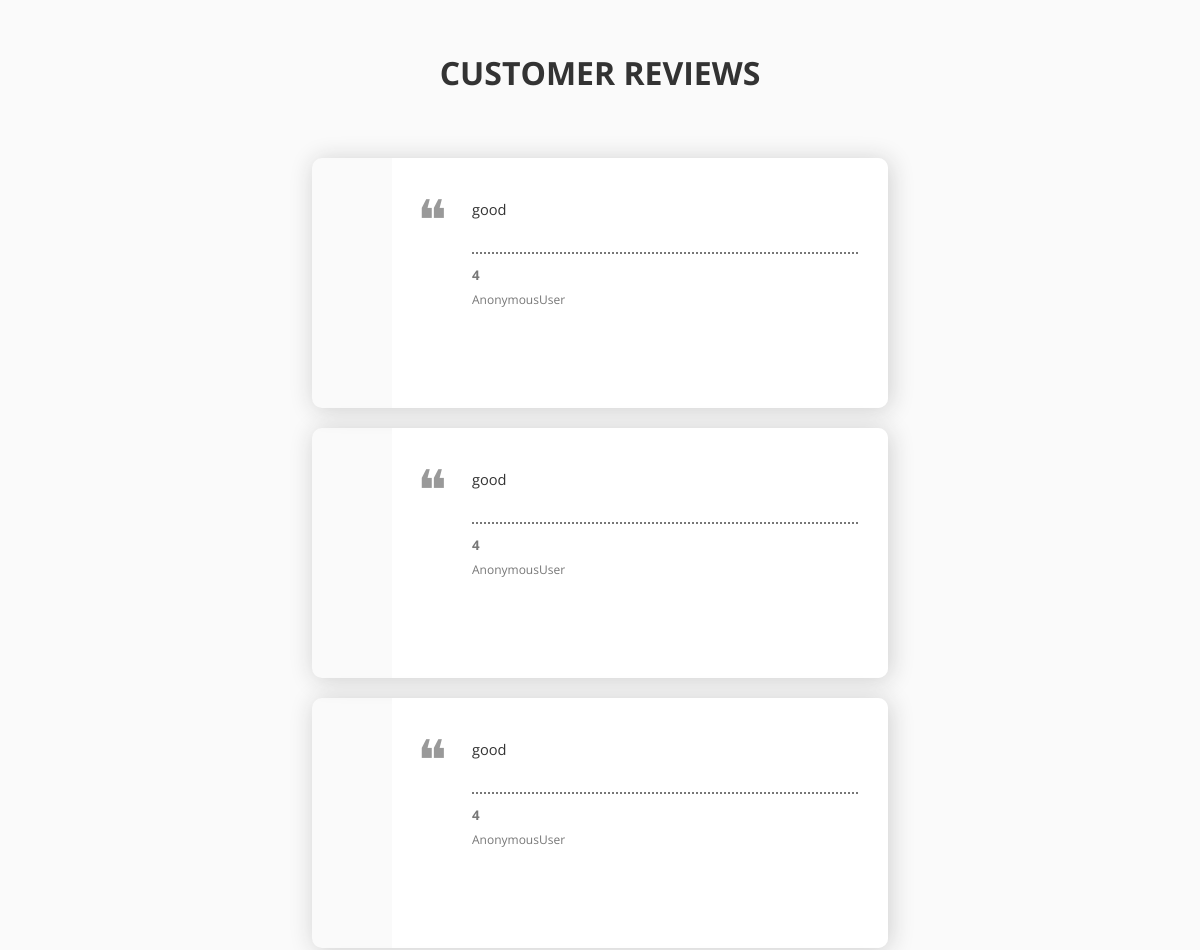
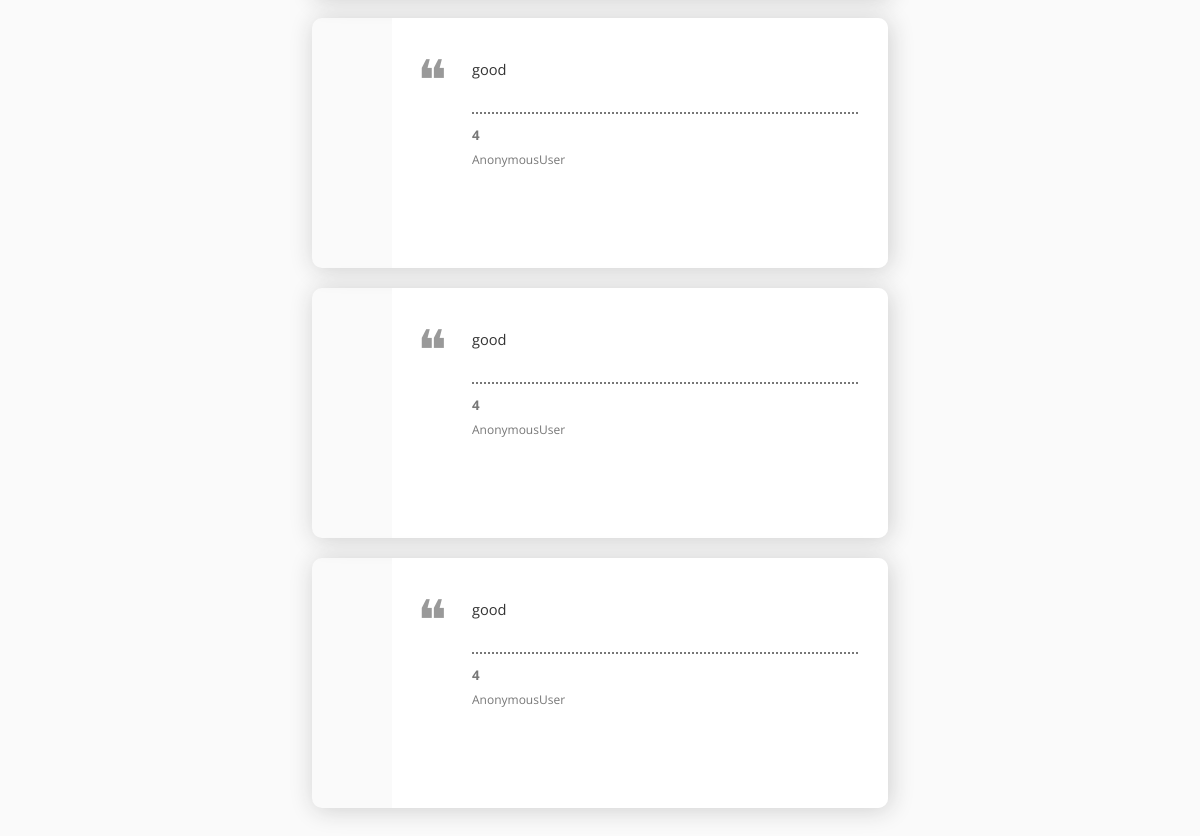
The app's page /viewreview/ with its own data (2 pictures, top to bottom).
### store/models.py (models this page shows, shortened)
class ProductReview(models.Model):
    user = models.ForeignKey(User, on_delete=models.CASCADE, null=True)
    product = models.ForeignKey(Product, on_delete=models.CASCADE, null=True)
    review_text = models.TextField()
    review_rating = models.IntegerField(choices=RATING, null=True)
    class Meta:
        verbose_name_plural = 'Reviews'

### store/views.py (the view)
# urls.py: path('viewreview/',views.staffviewreview,name='staffviewreview'),
def staffviewreview(request):
    rev=ProductReview.objects.all()
    return render(request, 'staff/viewreview.html',{'rev':rev})

### store/context_preprocessors.py (called while the page is built)
def store_menu(request):
    categories = Category.objects.filter(is_active=True)
    context = {
        'categories_menu': categories,
    }
    return context

def cart_menu(request):
    if request.user.is_authenticated:
        cart_items= Cart.objects.filter(user=request.user)
        context = {
            'cart_items': cart_items,
        }
    else:
        context = {}
    return context

### templates/staff/viewreview.html (shortened to what this page needs)
<center><h1>CUSTOMER REVIEWS</h1></center>
<section class="t-bq-section " id="paul">
    {% if rev %}
    {% for review in rev %}
    <div class="t-bq-wrapper t-bq-wrapper-boxed">
        <div class="t-bq-quote t-bq-quote-paul">
            <div class="t-bq-quote-paul-qmark">
                &#10077;
            </div>
            <div class="t-bq-quote-paul-pattern">
            </div>
            <div class="t-bq-quote-paul-base">
                <blockquote class="t-bq-quote-paul-text" cite="Strugatsky Brothers">
                  {{review.review_text}}
                </blockquote>
                <div class="t-bq-quote-paul-meta">
                    <div class="t-bq-quote-paul-meta-info">
                        <div class="t-bq-quote-paul-author"><cite>{{review.review_rating}}</cite></div>
                        <div class="t-bq-quote-paul-source"><span>{{request.user}}</span></div>
                    </div>
                </div>
            </div>
        </div>
    </div>
    {% endfor %}
    {% endif %}
</section>

### templates/staff/viewreview.html (style rules this page uses)
* { box-sizing: border-box; outline: 0; transition: all 0.3s ease; }
blockquote { padding: 0; margin: 0; }
section.t-bq-section { padding: 30px; margin-bottom: 60px; }
.t-bq-wrapper.t-bq-wrapper-boxed { max-width: 576px; margin: 0 auto; margin-top:20px; }
.t-bq-quote-paul { position: relative; display: flex; flex-direction: row; min-height: 250px; box-shadow: 2px 2px 25px #cecece; border-radius: 10px; }
.t-bq-quote-paul .t-bq-quote-paul-pattern { flex-basis: 80px; background: url("https://raw.githubusercontent.com/taviskaron/t-div-blockquotes/main/img/hexabump.png") repeat; border-radius: 10px 0 0 10px; }
.t-bq-quote-paul .t-bq-quote-paul-base { flex-basis: calc(100% - 80px); background: #ffffff; padding: 40px 30px 50px 80px; font-size: 11pt; line-height: 1.62em; border-radius: 0 10px 10px 0; }
.t-bq-quote-paul .t-bq-quote-paul-qmark { position: absolute; top: 50px; left: 105px; font-family: Garamond, Georgia, "Times New Roman", serif; font-size: 42pt; color: #999999; -moz-user-select: none; -ms-user-select: none; -webkit-user-select: none; user-select: none; }
.t-bq-quote-paul .t-bq-quote-paul-meta { margin-top: 30px; padding-top: 10px; border-top: 2px dotted #777777; }
.t-bq-quote-paul .t-bq-quote-paul-meta .t-bq-quote-paul-author, .t-bq-quote-paul .t-bq-quote-paul-meta .t-bq-quote-paul-source { color: #777777; }
.t-bq-quote-paul .t-bq-quote-paul-meta .t-bq-quote-paul-author { font-style: normal; text-transform: uppercase; letter-spacing: 0.03em; font-size: 10pt; font-weight: bold; }
.t-bq-quote-paul .t-bq-quote-paul-meta .t-bq-quote-paul-author cite { font-style: normal; }
.t-bq-quote-paul .t-bq-quote-paul-meta .t-bq-quote-paul-source { font-size: 9pt; }

### records on screen
ProductReview: review_text "good", review_rating "4", user "AnonymousUser"
ProductReview: review_text "good", review_rating "4", user "AnonymousUser"
ProductReview: review_text "good", review_rating "4", user "AnonymousUser"
ProductReview: review_text "good", review_rating "4", user "AnonymousUser"
ProductReview: review_text "good", review_rating "4", user "AnonymousUser"
ProductReview: review_text "good", review_rating "4", user "AnonymousUser"
